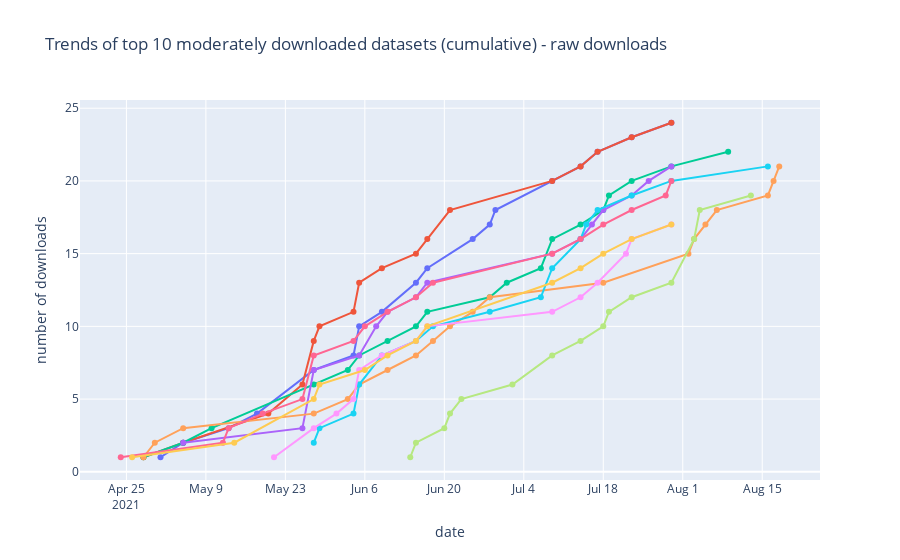

Notebook source saved alongside this figure:
### Markdown cell above
##### Moderately downloaded

### Code cell
top10_raw = top_ds_raw[top_ds_raw['raw downloads'] <25][0:10]
active_raw_ids = top10_raw['dataset_id'].tolist()
active_raw_names = top10_raw['dataset_name'].tolist()

dataset_download_trends(active_raw_ids, active_raw_names, 'Trends of top 10 moderately downloaded datasets (cumulative) - raw downloads')

### Figure 1 — Plotly figure (JSON) as saved in the notebook; plotly's stock layout.template omitted (floating-point values rounded to 4 significant figures)
{"data": [{"hovertemplate": "<i>Date</i>: %{x}<br>Downloads</i>: %{y}<br><br>%{text}</i>", "mode": "lines+markers", "text": ["Single-cell transcriptomics of human T cells reveals tissue and activation signatures in health and disease", "Single-cell transcriptomics of human T cells reveals tissue and activation signatures in health and disease", "Single-cell transcriptomics of human T cells reveals tissue and activation signatures in health and disease", "Single-cell transcriptomics of human T cells reveals tissue and activation signatures in health and disease", "Single-cell transcriptomics of human T cells reveals tissue and activation signatures in health and disease", "Single-cell transcriptomics of human T cells reveals tissue and activation signatures in health and disease", "Single-cell transcriptomics of human T cells reveals tissue and activation signatures in health and disease", "Single-cell transcriptomics of human T cells reveals tissue and activation signatures in health and disease", "Single-cell transcriptomics of human T cells reveals tissue and activation signatures in health and disease", "Single-cell transcriptomics of human T cells reveals tissue and activation signatures in health and disease", "Single-cell transcriptomics of human T cells reveals tissue and activation signatures in health and disease", "Single-cell transcriptomics of human T cells reveals tissue and activation signatures in health and disease", "Single-cell transcriptomics of human T cells reveals tissue and activation signatures in health and disease", "Single-cell transcriptomics of human T cells reveals tissue and activation signatures in health and disease", "Single-cell transcriptomics of human T cells reveals tissue and activation signatures in health and disease", "Single-cell transcriptomics of human T cells reveals tissue and activation signatures in health and disease", "Single-cell transcriptomics of human T cells reveals tissue and activation signatures in health and disease", "Single-cell transcriptomics of human T cells reveals tissue and activation signatures in health and disease"], "type": "scatter", "x": ["2021-05-01", "2021-05-05", "2021-05-13", "2021-05-18", "2021-05-28", "2021-06-04", "2021-06-05", "2021-06-09", "2021-06-15", "2021-06-17", "2021-06-25", "2021-06-28", "2021-06-29", "2021-07-09", "2021-07-14", "2021-07-17", "2021-07-23", "2021-07-30"], "y": [1, 2, 3, 4, 7, 8, 10, 11, 13, 14, 16, 17, 18, 20, 21, 22, 23, 24]}, {"hovertemplate": "<i>Date</i>: %{x}<br>Downloads</i>: %{y}<br><br>%{text}</i>", "mode": "lines+markers", "text": ["Direct Exposure to SARS-CoV-2 and Cigarette Smoke Increases Infection Severity and Alters the Stem Cell-Derived Airway Repair Response", "Direct Exposure to SARS-CoV-2 and Cigarette Smoke Increases Infection Severity and Alters the Stem Cell-Derived Airway Repair Response", "Direct Exposure to SARS-CoV-2 and Cigarette Smoke Increases Infection Severity and Alters the Stem Cell-Derived Airway Repair Response", "Direct Exposure to SARS-CoV-2 and Cigarette Smoke Increases Infection Severity and Alters the Stem Cell-Derived Airway Repair Response", "Direct Exposure to SARS-CoV-2 and Cigarette Smoke Increases Infection Severity and Alters the Stem Cell-Derived Airway Repair Response", "Direct Exposure to SARS-CoV-2 and Cigarette Smoke Increases Infection Severity and Alters the Stem Cell-Derived Airway Repair Response", "Direct Exposure to SARS-CoV-2 and Cigarette Smoke Increases Infection Severity and Alters the Stem Cell-Derived Airway Repair Response", "Direct Exposure to SARS-CoV-2 and Cigarette Smoke Increases Infection Severity and Alters the Stem Cell-Derived Airway Repair Response", "Direct Exposure to SARS-CoV-2 and Cigarette Smoke Increases Infection Severity and Alters the Stem Cell-Derived Airway Repair Response", "Direct Exposure to SARS-CoV-2 and Cigarette Smoke Increases Infection Severity and Alters the Stem Cell-Derived Airway Repair Response", "Direct Exposure to SARS-CoV-2 and Cigarette Smoke Increases Infection Severity and Alters the Stem Cell-Derived Airway Repair Response", "Direct Exposure to SARS-CoV-2 and Cigarette Smoke Increases Infection Severity and Alters the Stem Cell-Derived Airway Repair Response", "Direct Exposure to SARS-CoV-2 and Cigarette Smoke Increases Infection Severity and Alters the Stem Cell-Derived Airway Repair Response", "Direct Exposure to SARS-CoV-2 and Cigarette Smoke Increases Infection Severity and Alters the Stem Cell-Derived Airway Repair Response", "Direct Exposure to SARS-CoV-2 and Cigarette Smoke Increases Infection Severity and Alters the Stem Cell-Derived Airway Repair Response", "Direct Exposure to SARS-CoV-2 and Cigarette Smoke Increases Infection Severity and Alters the Stem Cell-Derived Airway Repair Response", "Direct Exposure to SARS-CoV-2 and Cigarette Smoke Increases Infection Severity and Alters the Stem Cell-Derived Airway Repair Response"], "type": "scatter", "x": ["2021-04-28", "2021-05-05", "2021-05-20", "2021-05-26", "2021-05-28", "2021-05-29", "2021-06-04", "2021-06-05", "2021-06-09", "2021-06-15", "2021-06-17", "2021-06-21", "2021-07-09", "2021-07-14", "2021-07-17", "2021-07-23", "2021-07-30"], "y": [1, 2, 4, 6, 9, 10, 11, 13, 14, 15, 16, 18, 20, 21, 22, 23, 24]}, {"hovertemplate": "<i>Date</i>: %{x}<br>Downloads</i>: %{y}<br><br>%{text}</i>", "mode": "lines+markers", "text": ["A Single-Cell Transcriptional Roadmap of the Mouse and Human Lymph Node Lymphatic Vasculature", "A Single-Cell Transcriptional Roadmap of the Mouse and Human Lymph Node Lymphatic Vasculature", "A Single-Cell Transcriptional Roadmap of the Mouse and Human Lymph Node Lymphatic Vasculature", "A Single-Cell Transcriptional Roadmap of the Mouse and Human Lymph Node Lymphatic Vasculature", "A Single-Cell Transcriptional Roadmap of the Mouse and Human Lymph Node Lymphatic Vasculature", "A Single-Cell Transcriptional Roadmap of the Mouse and Human Lymph Node Lymphatic Vasculature", "A Single-Cell Transcriptional Roadmap of the Mouse and Human Lymph Node Lymphatic Vasculature", "A Single-Cell Transcriptional Roadmap of the Mouse and Human Lymph Node Lymphatic Vasculature", "A Single-Cell Transcriptional Roadmap of the Mouse and Human Lymph Node Lymphatic Vasculature", "A Single-Cell Transcriptional Roadmap of the Mouse and Human Lymph Node Lymphatic Vasculature", "A Single-Cell Transcriptional Roadmap of the Mouse and Human Lymph Node Lymphatic Vasculature", "A Single-Cell Transcriptional Roadmap of the Mouse and Human Lymph Node Lymphatic Vasculature", "A Single-Cell Transcriptional Roadmap of the Mouse and Human Lymph Node Lymphatic Vasculature", "A Single-Cell Transcriptional Roadmap of the Mouse and Human Lymph Node Lymphatic Vasculature", "A Single-Cell Transcriptional Roadmap of the Mouse and Human Lymph Node Lymphatic Vasculature", "A Single-Cell Transcriptional Roadmap of the Mouse and Human Lymph Node Lymphatic Vasculature", "A Single-Cell Transcriptional Roadmap of the Mouse and Human Lymph Node Lymphatic Vasculature", "A Single-Cell Transcriptional Roadmap of the Mouse and Human Lymph Node Lymphatic Vasculature", "A Single-Cell Transcriptional Roadmap of the Mouse and Human Lymph Node Lymphatic Vasculature"], "type": "scatter", "x": ["2021-04-28", "2021-05-05", "2021-05-10", "2021-05-28", "2021-06-03", "2021-06-05", "2021-06-10", "2021-06-15", "2021-06-17", "2021-06-28", "2021-07-01", "2021-07-07", "2021-07-09", "2021-07-14", "2021-07-18", "2021-07-19", "2021-07-23", "2021-07-30", "2021-08-09"], "y": [1, 2, 3, 6, 7, 8, 9, 10, 11, 12, 13, 14, 16, 17, 18, 19, 20, 21, 22]}, {"hovertemplate": "<i>Date</i>: %{x}<br>Downloads</i>: %{y}<br><br>%{text}</i>", "mode": "lines+markers", "text": ["Multiomics single-cell analysis of human pancreatic islets reveals novel cellular states in health and type 1 diabetes", "Multiomics single-cell analysis of human pancreatic islets reveals novel cellular states in health and type 1 diabetes", "Multiomics single-cell analysis of human pancreatic islets reveals novel cellular states in health and type 1 diabetes", "Multiomics single-cell analysis of human pancreatic islets reveals novel cellular states in health and type 1 diabetes", "Multiomics single-cell analysis of human pancreatic islets reveals novel cellular states in health and type 1 diabetes", "Multiomics single-cell analysis of human pancreatic islets reveals novel cellular states in health and type 1 diabetes", "Multiomics single-cell analysis of human pancreatic islets reveals novel cellular states in health and type 1 diabetes", "Multiomics single-cell analysis of human pancreatic islets reveals novel cellular states in health and type 1 diabetes", "Multiomics single-cell analysis of human pancreatic islets reveals novel cellular states in health and type 1 diabetes", "Multiomics single-cell analysis of human pancreatic islets reveals novel cellular states in health and type 1 diabetes", "Multiomics single-cell analysis of human pancreatic islets reveals novel cellular states in health and type 1 diabetes", "Multiomics single-cell analysis of human pancreatic islets reveals novel cellular states in health and type 1 diabetes", "Multiomics single-cell analysis of human pancreatic islets reveals novel cellular states in health and type 1 diabetes", "Multiomics single-cell analysis of human pancreatic islets reveals novel cellular states in health and type 1 diabetes", "Multiomics single-cell analysis of human pancreatic islets reveals novel cellular states in health and type 1 diabetes"], "type": "scatter", "x": ["2021-05-05", "2021-05-26", "2021-05-28", "2021-06-05", "2021-06-08", "2021-06-10", "2021-06-15", "2021-06-17", "2021-07-09", "2021-07-14", "2021-07-16", "2021-07-18", "2021-07-23", "2021-07-26", "2021-07-30"], "y": [2, 3, 7, 8, 10, 11, 12, 13, 15, 16, 17, 18, 19, 20, 21]}, {"hovertemplate": "<i>Date</i>: %{x}<br>Downloads</i>: %{y}<br><br>%{text}</i>", "mode": "lines+markers", "text": ["Infiltrating Neoplastic Cells Human Glioblastoma", "Infiltrating Neoplastic Cells Human Glioblastoma", "Infiltrating Neoplastic Cells Human Glioblastoma", "Infiltrating Neoplastic Cells Human Glioblastoma", "Infiltrating Neoplastic Cells Human Glioblastoma", "Infiltrating Neoplastic Cells Human Glioblastoma", "Infiltrating Neoplastic Cells Human Glioblastoma", "Infiltrating Neoplastic Cells Human Glioblastoma", "Infiltrating Neoplastic Cells Human Glioblastoma", "Infiltrating Neoplastic Cells Human Glioblastoma", "Infiltrating Neoplastic Cells Human Glioblastoma", "Infiltrating Neoplastic Cells Human Glioblastoma", "Infiltrating Neoplastic Cells Human Glioblastoma", "Infiltrating Neoplastic Cells Human Glioblastoma", "Infiltrating Neoplastic Cells Human Glioblastoma", "Infiltrating Neoplastic Cells Human Glioblastoma", "Infiltrating Neoplastic Cells Human Glioblastoma", "Infiltrating Neoplastic Cells Human Glioblastoma", "Infiltrating Neoplastic Cells Human Glioblastoma", "Infiltrating Neoplastic Cells Human Glioblastoma"], "type": "scatter", "x": ["2021-04-28", "2021-04-30", "2021-05-05", "2021-05-28", "2021-06-03", "2021-06-05", "2021-06-10", "2021-06-15", "2021-06-18", "2021-06-21", "2021-06-25", "2021-06-28", "2021-07-18", "2021-08-02", "2021-08-03", "2021-08-05", "2021-08-07", "2021-08-16", "2021-08-17", "2021-08-18"], "y": [1, 2, 3, 4, 5, 6, 7, 8, 9, 10, 11, 12, 13, 15, 16, 17, 18, 19, 20, 21]}, {"hovertemplate": "<i>Date</i>: %{x}<br>Downloads</i>: %{y}<br><br>%{text}</i>", "mode": "lines+markers", "text": ["scRNA-seq data analysis of endothelium-enriched mesenteric arterial tissues from human donors", "scRNA-seq data analysis of endothelium-enriched mesenteric arterial tissues from human donors", "scRNA-seq data analysis of endothelium-enriched mesenteric arterial tissues from human donors", "scRNA-seq data analysis of endothelium-enriched mesenteric arterial tissues from human donors", "scRNA-seq data analysis of endothelium-enriched mesenteric arterial tissues from human donors", "scRNA-seq data analysis of endothelium-enriched mesenteric arterial tissues from human donors", "scRNA-seq data analysis of endothelium-enriched mesenteric arterial tissues from human donors", "scRNA-seq data analysis of endothelium-enriched mesenteric arterial tissues from human donors", "scRNA-seq data analysis of endothelium-enriched mesenteric arterial tissues from human donors", "scRNA-seq data analysis of endothelium-enriched mesenteric arterial tissues from human donors", "scRNA-seq data analysis of endothelium-enriched mesenteric arterial tissues from human donors", "scRNA-seq data analysis of endothelium-enriched mesenteric arterial tissues from human donors", "scRNA-seq data analysis of endothelium-enriched mesenteric arterial tissues from human donors", "scRNA-seq data analysis of endothelium-enriched mesenteric arterial tissues from human donors", "scRNA-seq data analysis of endothelium-enriched mesenteric arterial tissues from human donors", "scRNA-seq data analysis of endothelium-enriched mesenteric arterial tissues from human donors"], "type": "scatter", "x": ["2021-05-28", "2021-05-29", "2021-06-04", "2021-06-05", "2021-06-09", "2021-06-15", "2021-06-18", "2021-06-28", "2021-07-07", "2021-07-09", "2021-07-14", "2021-07-15", "2021-07-17", "2021-07-23", "2021-07-30", "2021-08-16"], "y": [2, 3, 4, 6, 8, 9, 10, 11, 12, 14, 16, 17, 18, 19, 20, 21]}, {"hovertemplate": "<i>Date</i>: %{x}<br>Downloads</i>: %{y}<br><br>%{text}</i>", "mode": "lines+markers", "text": ["Spatiotemporal analysis of human intestinal development at single-cell resolution: Adult A1", "Spatiotemporal analysis of human intestinal development at single-cell resolution: Adult A1", "Spatiotemporal analysis of human intestinal development at single-cell resolution: Adult A1", "Spatiotemporal analysis of human intestinal development at single-cell resolution: Adult A1", "Spatiotemporal analysis of human intestinal development at single-cell resolution: Adult A1", "Spatiotemporal analysis of human intestinal development at single-cell resolution: Adult A1", "Spatiotemporal analysis of human intestinal development at single-cell resolution: Adult A1", "Spatiotemporal analysis of human intestinal development at single-cell resolution: Adult A1", "Spatiotemporal analysis of human intestinal development at single-cell resolution: Adult A1", "Spatiotemporal analysis of human intestinal development at single-cell resolution: Adult A1", "Spatiotemporal analysis of human intestinal development at single-cell resolution: Adult A1", "Spatiotemporal analysis of human intestinal development at single-cell resolution: Adult A1", "Spatiotemporal analysis of human intestinal development at single-cell resolution: Adult A1", "Spatiotemporal analysis of human intestinal development at single-cell resolution: Adult A1", "Spatiotemporal analysis of human intestinal development at single-cell resolution: Adult A1", "Spatiotemporal analysis of human intestinal development at single-cell resolution: Adult A1", "Spatiotemporal analysis of human intestinal development at single-cell resolution: Adult A1"], "type": "scatter", "x": ["2021-04-24", "2021-05-12", "2021-05-13", "2021-05-19", "2021-05-26", "2021-05-28", "2021-06-04", "2021-06-06", "2021-06-10", "2021-06-15", "2021-06-18", "2021-07-09", "2021-07-14", "2021-07-18", "2021-07-23", "2021-07-29", "2021-07-30"], "y": [1, 2, 3, 4, 5, 8, 9, 10, 11, 12, 13, 15, 16, 17, 18, 19, 20]}, {"hovertemplate": "<i>Date</i>: %{x}<br>Downloads</i>: %{y}<br><br>%{text}</i>", "mode": "lines+markers", "text": ["Survey of human embryonic development", "Survey of human embryonic development", "Survey of human embryonic development", "Survey of human embryonic development", "Survey of human embryonic development", "Survey of human embryonic development", "Survey of human embryonic development", "Survey of human embryonic development", "Survey of human embryonic development", "Survey of human embryonic development", "Survey of human embryonic development", "Survey of human embryonic development", "Survey of human embryonic development", "Survey of human embryonic development", "Survey of human embryonic development"], "type": "scatter", "x": ["2021-06-14", "2021-06-15", "2021-06-20", "2021-06-21", "2021-06-23", "2021-07-02", "2021-07-09", "2021-07-14", "2021-07-18", "2021-07-19", "2021-07-23", "2021-07-30", "2021-08-03", "2021-08-04", "2021-08-13"], "y": [1, 2, 3, 4, 5, 6, 8, 9, 10, 11, 12, 13, 16, 18, 19]}, {"hovertemplate": "<i>Date</i>: %{x}<br>Downloads</i>: %{y}<br><br>%{text}</i>", "mode": "lines+markers", "text": ["Evolution of cellular diversity in primary motor cortex of human, marmoset monkey, and mouse 3-species integration inhibitory neurons", "Evolution of cellular diversity in primary motor cortex of human, marmoset monkey, and mouse 3-species integration inhibitory neurons", "Evolution of cellular diversity in primary motor cortex of human, marmoset monkey, and mouse 3-species integration inhibitory neurons", "Evolution of cellular diversity in primary motor cortex of human, marmoset monkey, and mouse 3-species integration inhibitory neurons", "Evolution of cellular diversity in primary motor cortex of human, marmoset monkey, and mouse 3-species integration inhibitory neurons", "Evolution of cellular diversity in primary motor cortex of human, marmoset monkey, and mouse 3-species integration inhibitory neurons", "Evolution of cellular diversity in primary motor cortex of human, marmoset monkey, and mouse 3-species integration inhibitory neurons", "Evolution of cellular diversity in primary motor cortex of human, marmoset monkey, and mouse 3-species integration inhibitory neurons", "Evolution of cellular diversity in primary motor cortex of human, marmoset monkey, and mouse 3-species integration inhibitory neurons", "Evolution of cellular diversity in primary motor cortex of human, marmoset monkey, and mouse 3-species integration inhibitory neurons", "Evolution of cellular diversity in primary motor cortex of human, marmoset monkey, and mouse 3-species integration inhibitory neurons", "Evolution of cellular diversity in primary motor cortex of human, marmoset monkey, and mouse 3-species integration inhibitory neurons", "Evolution of cellular diversity in primary motor cortex of human, marmoset monkey, and mouse 3-species integration inhibitory neurons", "Evolution of cellular diversity in primary motor cortex of human, marmoset monkey, and mouse 3-species integration inhibitory neurons"], "type": "scatter", "x": ["2021-05-21", "2021-05-28", "2021-06-01", "2021-06-04", "2021-06-05", "2021-06-09", "2021-06-15", "2021-06-17", "2021-07-09", "2021-07-14", "2021-07-17", "2021-07-22", "2021-07-23", "2021-07-30"], "y": [1, 3, 4, 5, 7, 8, 9, 10, 11, 12, 13, 15, 16, 17]}, {"hovertemplate": "<i>Date</i>: %{x}<br>Downloads</i>: %{y}<br><br>%{text}</i>", "mode": "lines+markers", "text": ["Neuronal — Cells of the adult human heart", "Neuronal — Cells of the adult human heart", "Neuronal — Cells of the adult human heart", "Neuronal — Cells of the adult human heart", "Neuronal — Cells of the adult human heart", "Neuronal — Cells of the adult human heart", "Neuronal — Cells of the adult human heart", "Neuronal — Cells of the adult human heart", "Neuronal — Cells of the adult human heart", "Neuronal — Cells of the adult human heart", "Neuronal — Cells of the adult human heart", "Neuronal — Cells of the adult human heart", "Neuronal — Cells of the adult human heart"], "type": "scatter", "x": ["2021-04-26", "2021-05-14", "2021-05-28", "2021-05-29", "2021-06-06", "2021-06-10", "2021-06-15", "2021-06-17", "2021-07-09", "2021-07-14", "2021-07-18", "2021-07-23", "2021-07-30"], "y": [1, 2, 5, 6, 7, 8, 9, 10, 13, 14, 15, 16, 17]}], "layout": {"showlegend": false, "title": {"text": "Trends of top 10 moderately downloaded datasets (cumulative) - raw downloads"}, "xaxis": {"title": {"text": "date"}}, "yaxis": {"title": {"text": "number of downloads"}}}}
